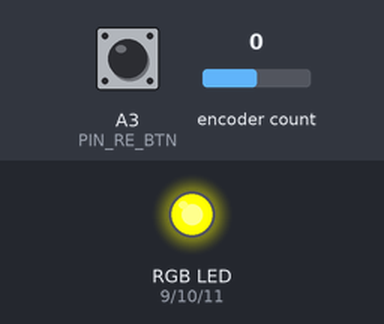
The sketch below on a simulated Arduino Uno, built with avr-gcc and run on an emulated ATmega328P. Shown: an RGB LED mixed from three pins (HIGH = lit). Dashed ring = blinking. The test bench sets the inputs (shaded band); at power-on: A3 (PIN_RE_BTN) HIGH, encoder count 0. EEPROM starts erased; what the sketch prints to the serial monitor is not drawn.

Above: at 1.2 s.
1.3 s: A3 (PIN_RE_BTN) pulled LOW for 0.15 s
At 2.27 s:
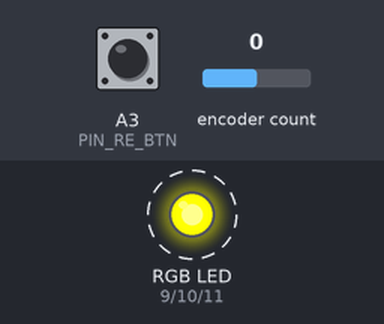
4.0 s: encoder count set to 1
At 5.2 s:
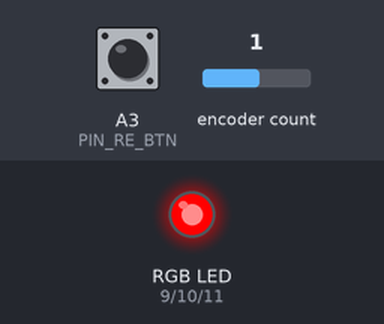
5.5 s: A3 (PIN_RE_BTN) pulled LOW for 1 s
At 7.17 s:
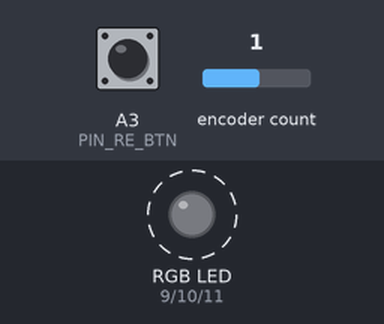
9.3 s: A3 (PIN_RE_BTN) pulled LOW for 3.2 s
At 14.1 s:
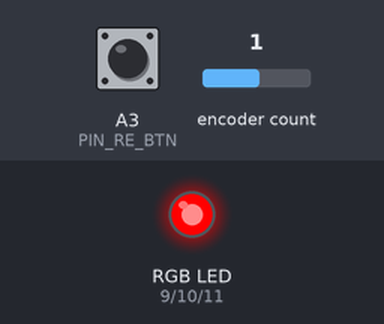
Timing chart, 0 to 15.2 s (numbered marks = the images above; inputs shaded):
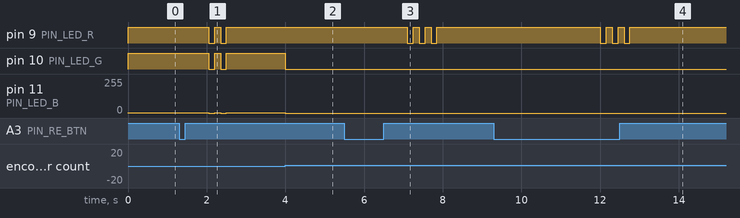

Measured:
- after the input at 1.3 s, pin 9 (PIN_LED_R), pin 10 (PIN_LED_G): alternates HIGH for 0.15 s and LOW for 0.15 s, 4 changes in all, then stays HIGH, starting after 0.75 s; pin 11 (PIN_LED_B): alternates 2/255 for 0.15 s and 0/255 for 0.15 s, 4 changes in all, then stays 2/255, starting after 0.75 s
- after the input at 4.0 s, pin 10 (PIN_LED_G): HIGH → LOW at once; pin 11 (PIN_LED_B): 2/255 → 0/255 at once
- after the input at 5.5 s, pin 9 (PIN_LED_R): alternates HIGH for 0.15 s and LOW for 0.15 s, 6 changes in all, then stays HIGH, starting after 1.6 s
- after the input at 9.3 s, pin 9 (PIN_LED_R): alternates HIGH for 0.15 s and LOW for 0.15 s, 6 changes in all, then stays HIGH, starting after 2.7 s

The sketch:

pot-led-strip.ino
```cpp
#include <EEPROM.h>
#include <TimerOne.h>
#include "ClickEncoder.h"
#include "HSVtoRGB.h"

#define PIN_RE_A 2
#define PIN_RE_B 3
#define PIN_RE_BTN A3
#define PIN_LED_R 9
#define PIN_LED_G 10
#define PIN_LED_B 11

ClickEncoder *encoder;

struct Color { int h; double s; double l; } color { 0, 1, 1 };

enum Mode {
	Hue,
	Saturation,
	Level,
	Off
} mode = Hue;

long buttonHoldStart = 0;

void loadStoredColor() {
	color.h = map(EEPROM.read(0), 0, 255, 0, 360);
	color.s = EEPROM.read(1) / 100;
	color.l = EEPROM.read(2) / 100;
}

void storeColor() {
	EEPROM.write(0, map(color.h, 0, 360, 0, 255));
	EEPROM.write(1, color.s * 100);
	EEPROM.write(2, color.l * 100);
}

void updateColor() {
	int rgb[3];
	HSVtoRGB(color.h, color.s, color.l, rgb);

	analogWrite(PIN_LED_R, rgb[0]);
	analogWrite(PIN_LED_G, rgb[1]);
	analogWrite(PIN_LED_B, rgb[2]);
}

void adjustHue(int change) {
	int hue = color.h + change;

	if (hue > 360) {
		hue = color.h - 360;
	} else if (hue < 0) {
		hue = 0 - color.h;
	}

	color.h = hue;
	updateColor();
}

void adjustSaturation(int change) {
	double saturation = color.s + (change * 0.01);

	if (saturation > 1) {
		saturation = 1;
	} else if (saturation < 0) {
		saturation = 0;
	}

	color.s = saturation;
	updateColor();
}

void adjustLevel(int change) {
	double level = color.l + (change * 0.01);

	if (level > 1) {
		level = 1;
	} else if (level < 0) {
		level = 0;
	}

	color.l = level;
	updateColor();
}

void blink(int count) {
	int originalLevel = color.l;
	for (int i = 0; i < count; i++) {
		if (i) { delay(150); }
		color.l = 0;
		updateColor();

		delay(150);
		color.l = originalLevel;
		updateColor();
	}
}

void togglePower() {
	if (mode == Off) {
		color.l = 1;
		mode = Hue;
	} else {
		color.l = 0;
		mode = Off;
	}

	updateColor();
}

void toggleMode() {
	switch (mode) {
		case Hue: mode = Saturation; blink(2); break;
		case Saturation: mode = Level; blink(3); break;
		case Level: mode = Hue; blink(1); break;
	}
}

void setStartupColor() {
	storeColor();
	blink(3);
}

void setup() {
	Serial.begin(115200);

	pinMode(PIN_LED_R, OUTPUT);
	pinMode(PIN_LED_G, OUTPUT);
	pinMode(PIN_LED_B, OUTPUT);

	loadStoredColor();
	updateColor();

	encoder = new ClickEncoder(PIN_RE_A, PIN_RE_B, PIN_RE_BTN, 4);

	Timer1.initialize(1000);
	Timer1.attachInterrupt([]() { encoder->service(); });

	Serial.println("Setup complete.");
}

void loop() {
	int change = encoder->getValue();
	if (mode != Off && change) {
		switch (mode) {
			case Hue: adjustHue(change * 2); break;
			case Saturation: adjustSaturation(change * 2); break;
			case Level: adjustLevel(change * 2); break;
		}
	}

	ClickEncoder::Button button = encoder->getButton();
	switch (button) {
		case ClickEncoder::Clicked: toggleMode(); break;
		case ClickEncoder::DoubleClicked: togglePower(); break;
		case ClickEncoder::Held:
			if (buttonHoldStart == 0) {
				buttonHoldStart = millis();
			} else if (millis() - buttonHoldStart >= 1500) {
				buttonHoldStart = -1;
				setStartupColor();
			}
			break;
		case ClickEncoder::Released:
			buttonHoldStart = 0;
			break;
	}
}
```

HSVtoRGB.h
```cpp
using namespace std;

// Source: https://gist.github.com/kuathadianto/200148f53616cbd226d993b400214a7f

/*
 * H(Hue): 0 - 360 degree (integer)
 * S(Saturation): 0 - 1.00 (double)
 * V(Value): 0 - 1.00 (double)
 *
 * output[3]: Output, array size 3, int
 */
void HSVtoRGB(int H, double S, double V, int output[3]) {
	double C = S * V;
	double X = C * (1 - abs(fmod(H / 60.0, 2) - 1));
	double m = V - C;
	double Rs, Gs, Bs;

	if(H >= 0 && H < 60) {
		Rs = C;
		Gs = X;
		Bs = 0;
	}
	else if(H >= 60 && H < 120) {
		Rs = X;
		Gs = C;
		Bs = 0;
	}
	else if(H >= 120 && H < 180) {
		Rs = 0;
		Gs = C;
		Bs = X;
	}
	else if(H >= 180 && H < 240) {
		Rs = 0;
		Gs = X;
		Bs = C;
	}
	else if(H >= 240 && H < 300) {
		Rs = X;
		Gs = 0;
		Bs = C;
	}
	else {
		Rs = C;
		Gs = 0;
		Bs = X;
	}

	output[0] = (Rs + m) * 255;
	output[1] = (Gs + m) * 255;
	output[2] = (Bs + m) * 255;
}
```
